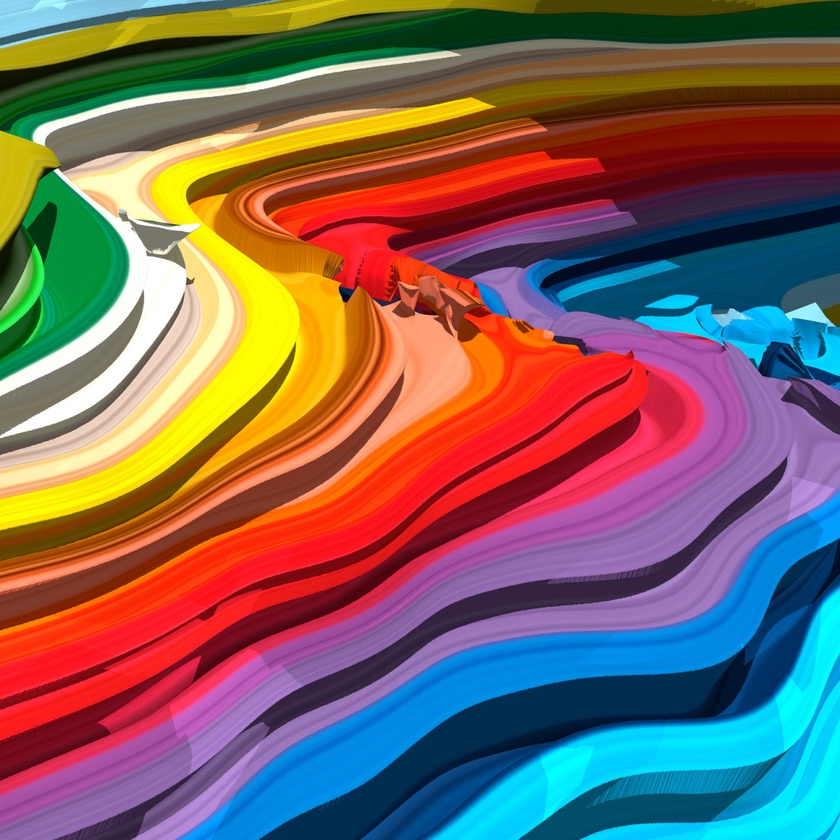
#> input picture Practica 3 - Espacios de color y segmentacion de color/Imagenes/Colores.jpg, 840 x 840 px, shrunk from 1280 x 1280 before the run, found by its file name
$ python Ejercicio1.py
#> lines starting #> are read from the running program, lines starting #| are printed output that depends on the picture
import cv2
import numpy as np
import matplotlib.pyplot as plt

img_rgb = cv2.imread("C:/Users/HUAWEI/Desktop/L TRATAMIENTO/Manual/Practica 3 - Espacios de color y segmentacion de color/Imagenes/Colores.jpg", cv2.IMREAD_COLOR)
#> img_rgb is the input picture: shape (840, 840, 3); mean B, G, R 93.7, 99.4, 124.3

img_cmy = 1- (img_rgb/255)
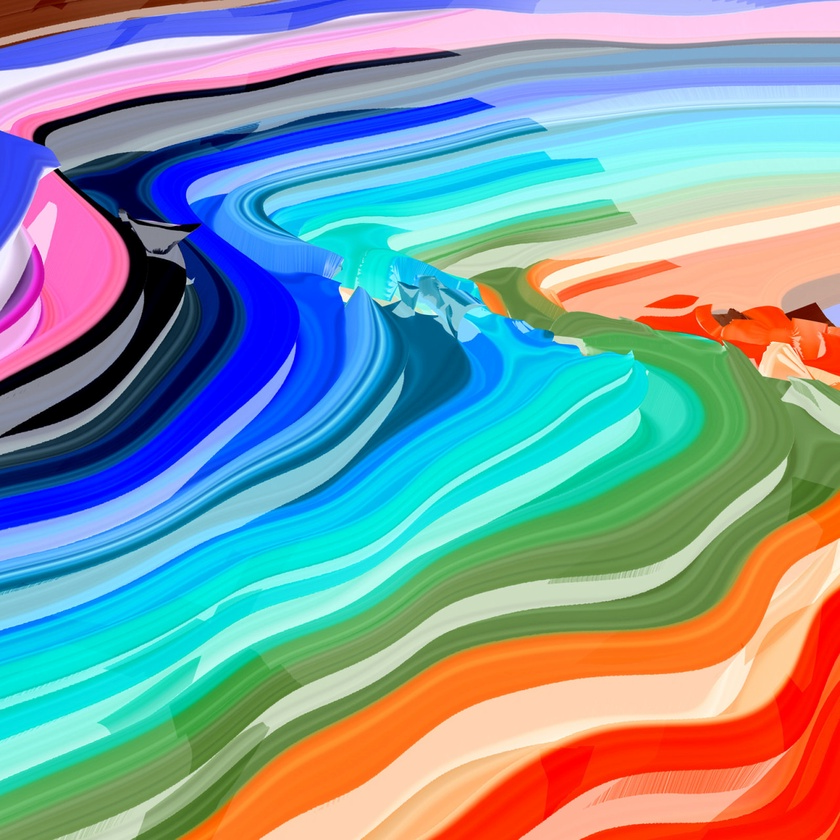
#> img_cmy: shape (840, 840, 3) float64; mean B, G, R 0.633, 0.61, 0.513

mostrar = True
while mostrar:
    cv2.imshow("Imagen RGB", img_rgb)
    cv2.imshow("Imagen CMY", img_cmy)
    k = cv2.waitKey(0)
#> (key q is pressed here)
    if k == ord('q'):
        mostrar = False
        cv2.destroyAllWindows()

$ run again, with Practica 3 - Espacios de color y segmentacion de color/Imagenes/Pez Dorado1.jpg copied over Practica 3 - Espacios de color y segmentacion de color/Imagenes/Colores.jpg
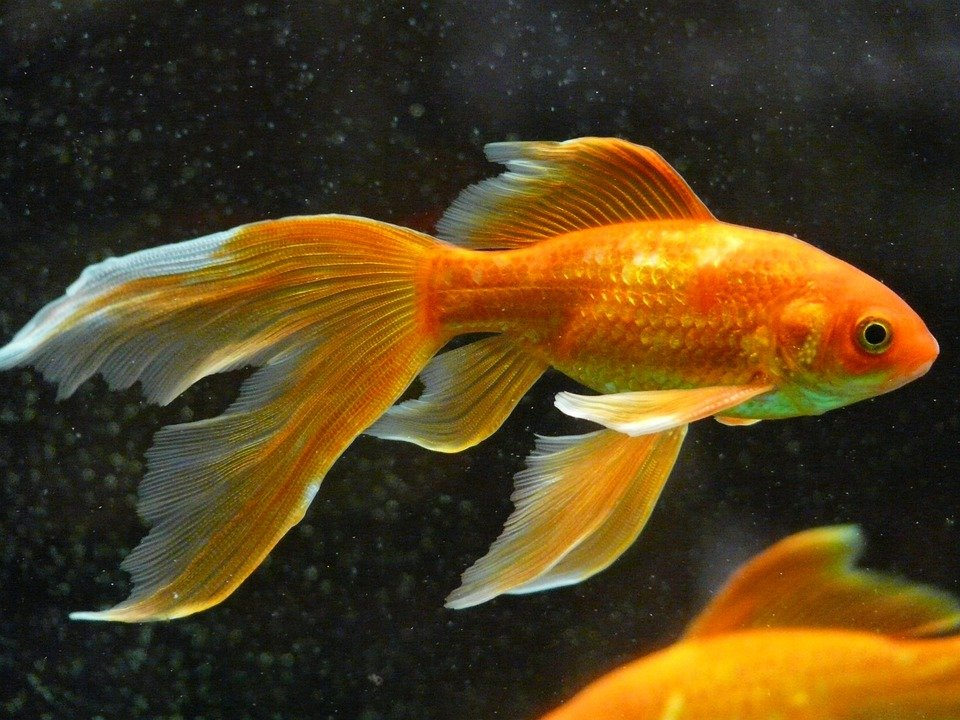
#> input picture Practica 3 - Espacios de color y segmentacion de color/Imagenes/Pez Dorado1.jpg, 960 x 720 px, found by its file name
#> img_rgb is the input picture: shape (720, 960, 3); mean B, G, R 29.2, 64.3, 84.3
#> `img_cmy = 1- (img_rgb/255)`:
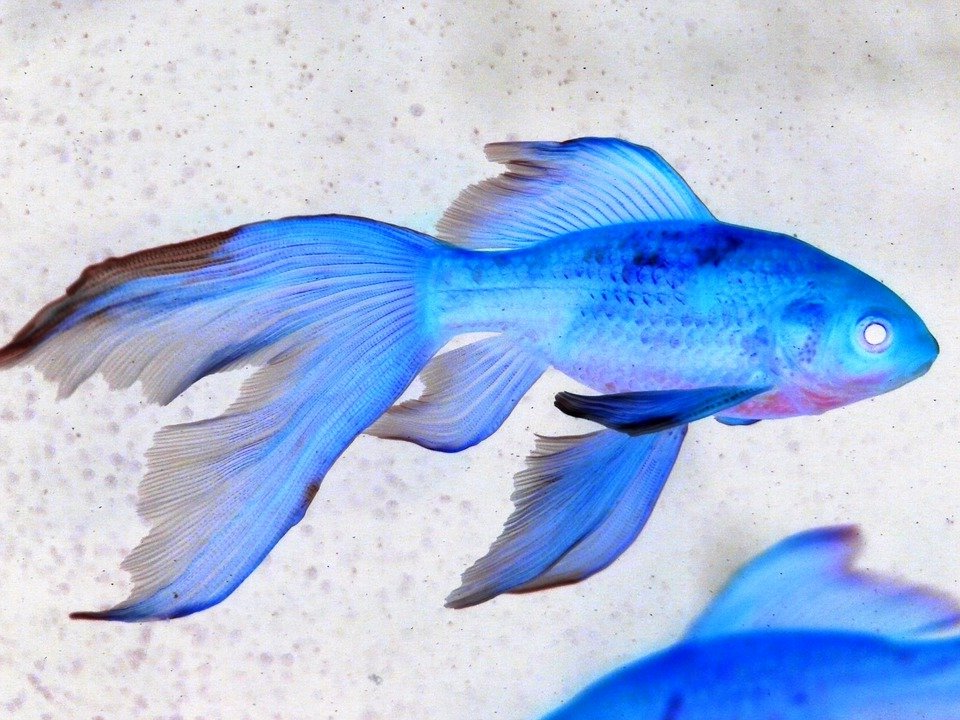
#> img_cmy: shape (720, 960, 3) float64; mean B, G, R 0.886, 0.748, 0.669

$ run again, with Practica 3 - Espacios de color y segmentacion de color/Imagenes/Pez Dorado2.jpg copied over Practica 3 - Espacios de color y segmentacion de color/Imagenes/Colores.jpg
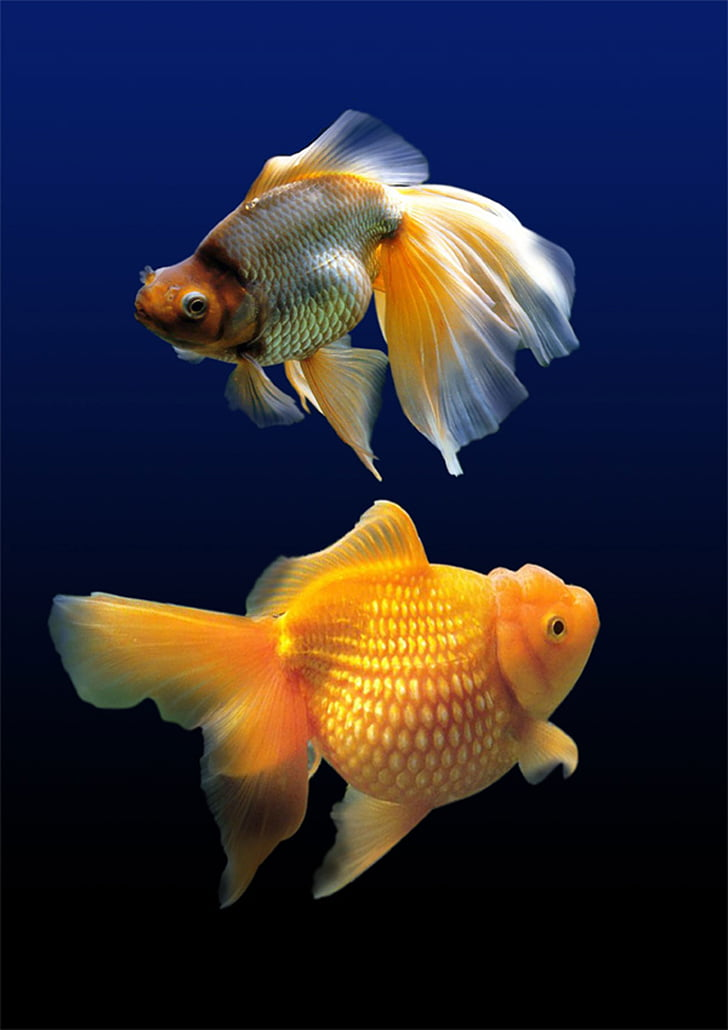
#> input picture Practica 3 - Espacios de color y segmentacion de color/Imagenes/Pez Dorado2.jpg, 728 x 1030 px, found by its file name
#> img_rgb is the input picture: shape (1030, 728, 3); mean B, G, R 53.7, 43, 45.7
#> `img_cmy = 1- (img_rgb/255)`:
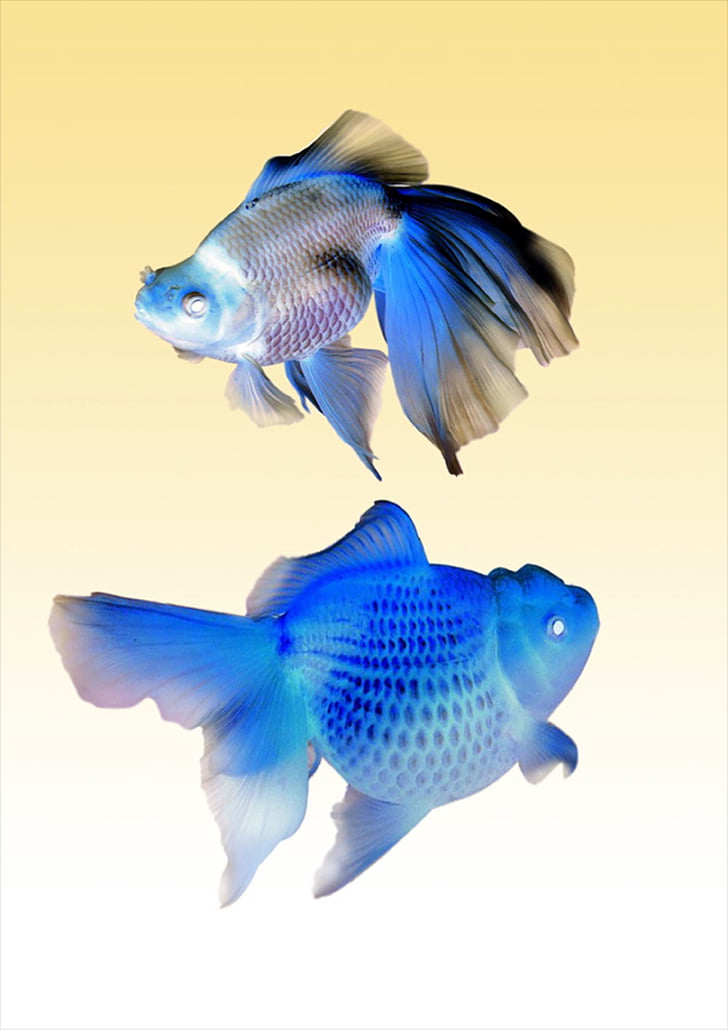
#> img_cmy: shape (1030, 728, 3) float64; mean B, G, R 0.79, 0.831, 0.821

$ run again, with Practica 3 - Espacios de color y segmentacion de color/Imagenes/Pez Dorado3.jpg copied over Practica 3 - Espacios de color y segmentacion de color/Imagenes/Colores.jpg
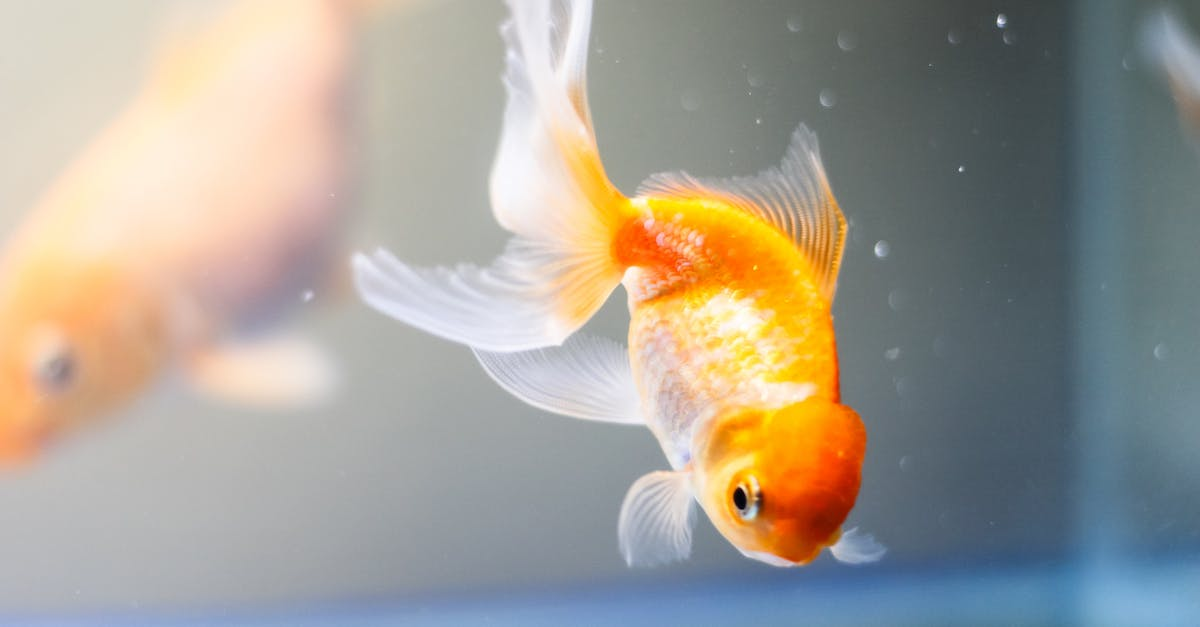
#> input picture Practica 3 - Espacios de color y segmentacion de color/Imagenes/Pez Dorado3.jpg, 1200 x 627 px, found by its file name
#> img_rgb is the input picture: shape (627, 1200, 3); mean B, G, R 148.9, 158.6, 163.7
#> `img_cmy = 1- (img_rgb/255)`:
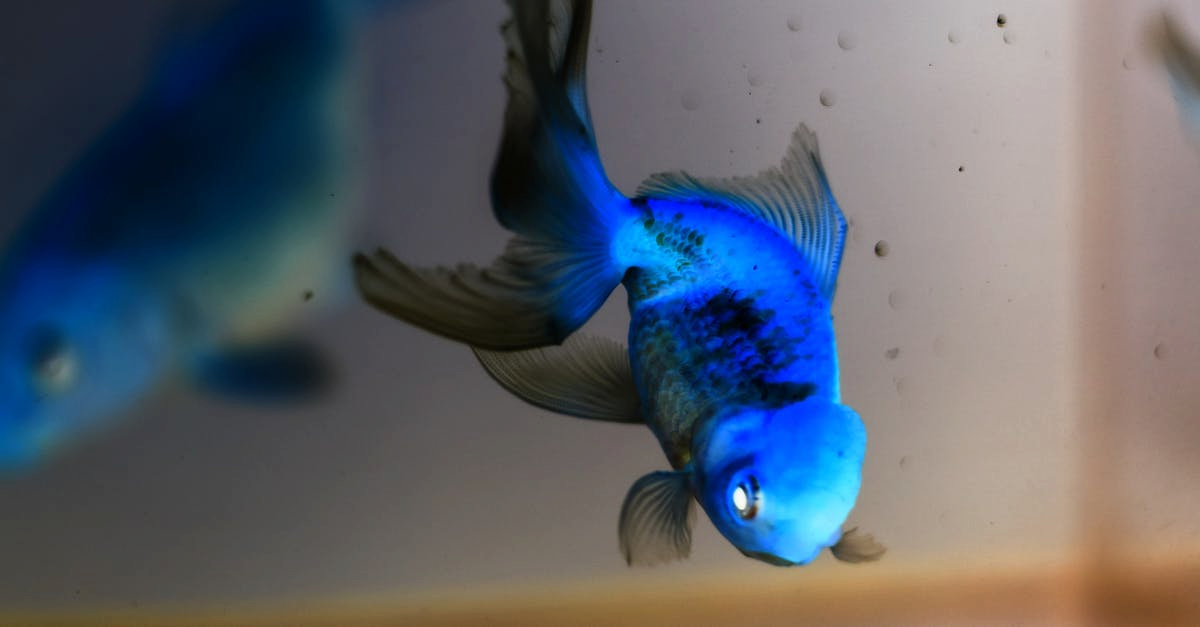
#> img_cmy: shape (627, 1200, 3) float64; mean B, G, R 0.416, 0.378, 0.358
